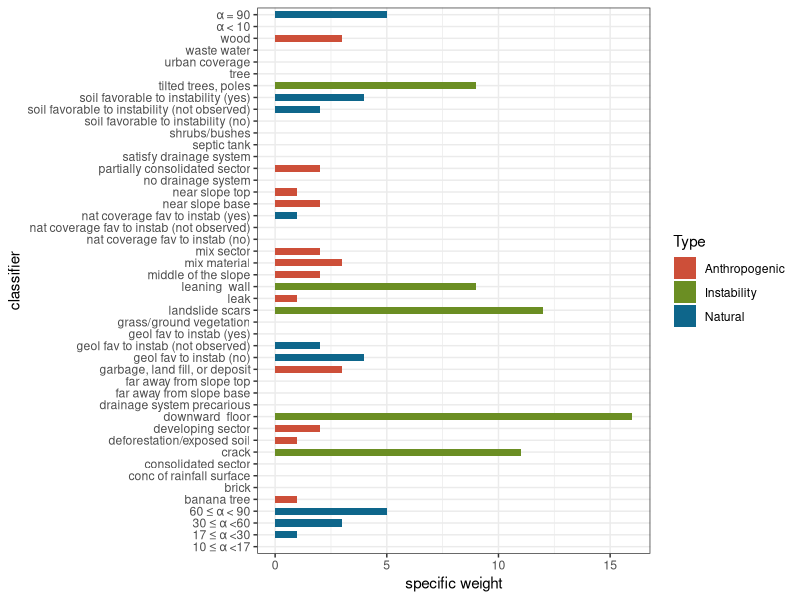
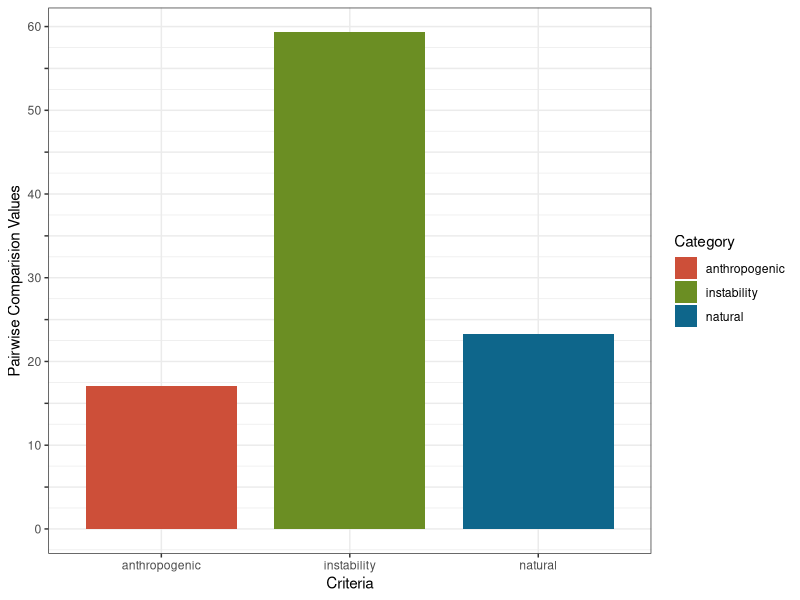

These charts were generated, in order, by the following R code:
## ---- chunk 1
knitr::opts_chunk$set(echo = TRUE)
## ---- chunk 2
library(readxl)
library (dplyr)
library(ggplot2)
data <- read_excel("data_pairwise_comparison.xlsx")

data$ValuePAirwise <- as.numeric(data$ValuePAirwise)


## ---- chunk 3
## Main
Main <- data[c(1:3), c(1:2)]
Main_normalized <- data.frame(Main$Parameter, Main$ValuePAirwise/100)

## ---- chunk 4
Natural <- data[c(4:7),c(1:2)]
colnames(Natural) <- c("Variable", "Weight")

Natural_2<- data.frame(Natural$Variable, 17.1*(Natural$Weight/(100)))

colnames(Natural_2) <- c("Variable", "Weight")
## ---- chunk 5
Angle <- data[c(11:16), c(1:2)]
Angle_2<- data.frame(Angle$Parameter, 5.8482*(Angle$ValuePAirwise/32.2))
colnames(Angle_2) <- c("Variable", "Weight")

## ---- chunk 6
N_subparameters <- rbind(Natural_2,Angle_2)

new_df <- data.frame(
        "Variable" <- c("non_observed_soil", "desf_soil", "non_observed_geol", "desf_geol", "non_observed_nat_coverage", "desf_nat_coverage"),
        "Weight" <- c(Natural_2[2,2]/2, 0, Natural_2[4,2]/2, 0, Natural_2[3,2]/2, 0)
        
)
colnames(new_df) <- c("Variable", "Weight")

N_subparameters <- rbind(N_subparameters,new_df)
N_subparameters <- N_subparameters[-1,]
N_subparameters$Weight <- round(N_subparameters$Weight, 3)

## ---- chunk 7
Anthropogenic <- data[c(17:22), c(1:2)]
Anthropogenic_2 <- data.frame(Anthropogenic$Parameter, 23.5*(Anthropogenic$ValuePAirwise/100))
colnames(Anthropogenic_2) <- c("Variable", "Weight")
## ---- chunk 8

Building_type <- data[c(23:25), c(1:2)]
Building_type2 <- data.frame(Building_type$Parameter, 3.5955*Building_type$ValuePAirwise/47.8)
colnames(Building_type2) <- c("Variable", "Weight")


Building_position <- data[c(26:30), c(1:2)]



Building_position2 <-  data.frame(Building_position$Parameter, 3.7130*Building_position$ValuePAirwise/(58.5)) # 58.5 is the max value this category could have if technician checked  middle+top & base near slope
colnames(Building_position2) <- c("Variable", "Weight")




Vegetation <- data[c(31:36), c(1:2)]
Vegetation2 <-  data.frame(Vegetation$Parameter, 3.8540*Vegetation$ValuePAirwise/100)
colnames(Vegetation2) <- c("Variable", "Weight")


density <- data[c(43:46), c(1:2)]
density2 <- data.frame(density$Parameter, 2.9610*density$ValuePAirwise/33.9)
colnames(density2) <- c("Variable", "Weight")


water <-data[c(50:54), c(1:2)]
water2 <- data.frame(water$Parameter, 5.5225*water$ValuePAirwise/100)
colnames(water2) <- c("Variable", "Weight")



drainage <- data[c(47:49), c(1:2)]
drainage2 <- data.frame(drainage$Parameter, 0.6240425*(drainage$ValuePAirwise/49.6))
colnames(drainage2) <- c("Variable", "Weight")

## ---- chunk 9

A_subparameters <- rbind(Anthropogenic_2,Building_type2, Building_position2, Vegetation2, density2, water2, drainage2)
A_subparameters <- A_subparameters[-c(1,2,4,5,6,29 ),] 
A_subparameters$Weight <- round(A_subparameters$Weight, 3)

## ---- chunk 10
Instability <-data[c(37:42), c(1:2)]
colnames(Instability) <- c("Variable", "Weight")


crack <- data.frame("crack", 15.6)
colnames(crack) <- c("Variable", "Weight")

Instability <- rbind(Instability,crack)

Instability <- Instability[-c(2, 6),]


Instability2 <- data.frame(Instability$Variable, 59.6*Instability$Weight/84.4)
colnames(Instability2) <- c("Variable", "Weight")
Instability2$Weight <- round(Instability2$Weight, 3)


## ---- chunk 11
df_weight <- rbind(N_subparameters, A_subparameters, Instability2)
colnames(df_weight) <- c("Subparameter", "Weight")

 df_weight                      
## ---- chunk 12
library(readxl)
subparameters_weight <- read_excel("subparameters_weight_plot.xlsx")

## ---- chunk 13
#theme_set(theme_bw())  
round(subparameters_weight$`specific weight`,2)
subparameters_weight$`specific weight` <- as.integer(subparameters_weight$`specific weight`)

#subparameters_weight$`specific weight` <- as.factor(subparameters_weight$`specific weight`)

#theme_set(theme_gray(base_size = 10))

g2 <- ggplot(subparameters_weight, aes(classifier, `specific weight`))+ 
  geom_bar(stat='identity', aes(fill=type), width=0.6)  +
   theme_bw()+
  scale_fill_manual(name="Type", 
                    labels = c("Anthropogenic", "Instability", "Natural"), 
                    values = c(  "N"="#0e668b","A"="tomato3", "I"="olivedrab"))+ 
  ylab("specific weight") +
xlab("classifier") +
  labs(fill="Type")+
 # labs(subtitle="Alternative Weight - BGM'", 
       #title= "Weight alternatives by pairwise comparison using AHP") 
    
coord_flip() 
g2

## ---- chunk 14
df2 <- data.frame("Criteria" <- c("anthropogenic", "natural", "instability" ), 
"Paiwise Comparision Values" <-c(17.1, 23.3, 59.3))

colnames (df2) <- c("Criteria", "Pairwise Comparision Values")


g3 <- ggplot(df2, 
             aes(x=Criteria, y=`Pairwise Comparision Values`))+
        geom_bar(stat ="identity", aes(fill=Criteria), width=0.8)  +
   theme_bw()+
        scale_fill_manual(name="Category", 
                    labels = c("anthropogenic", "instability",  "natural"), 
values = c(  "anthropogenic"="tomato3", "natural"="#0e668b", "instability"="olivedrab"))+
  scale_y_continuous(breaks= seq(0,60, 5), labels=c(0,"",10,"",20,"",30,"",40, "",50, "",60))


g3

